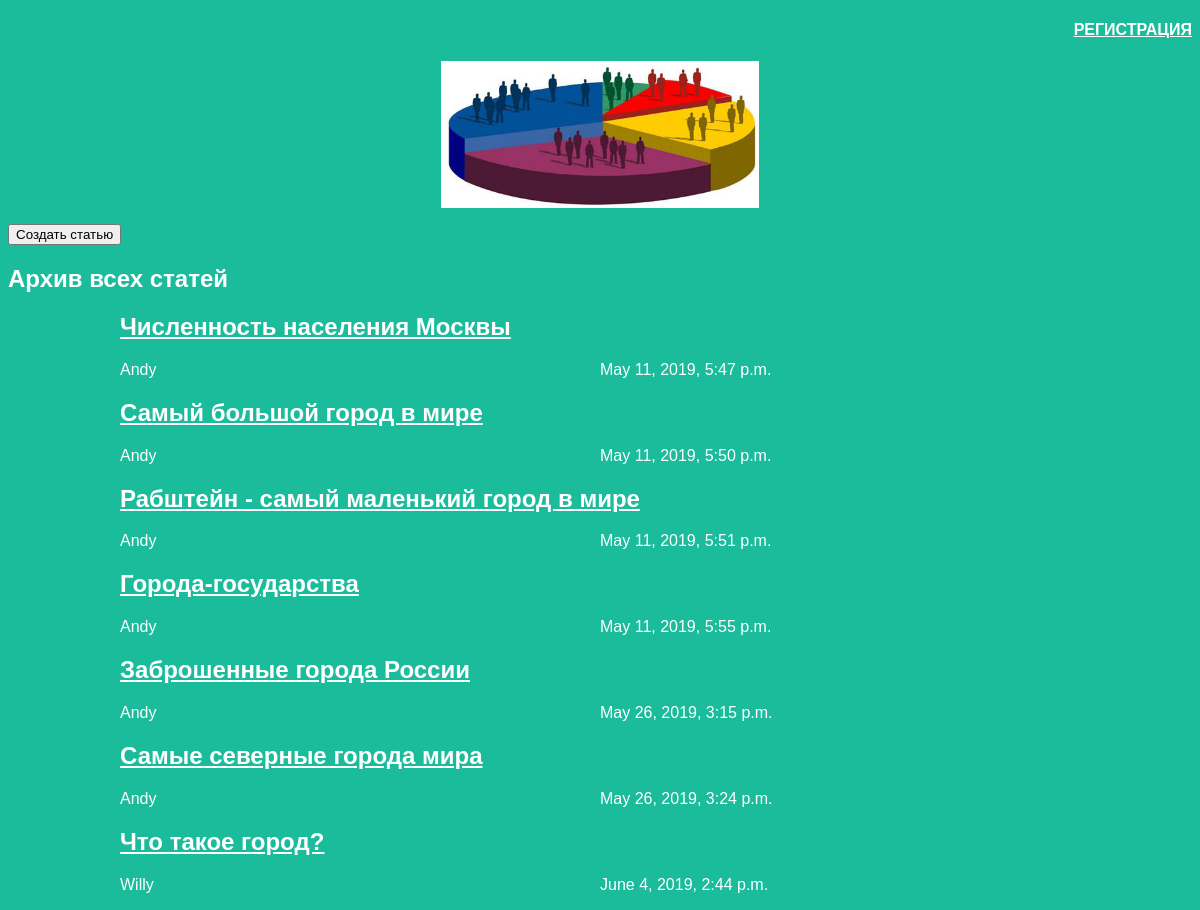
The app's page /articles/ with its own data.
### articles/models.py (models this page shows, shortened)
class Article(models.Model):
    author = models.ForeignKey(User, on_delete=models.CASCADE)
    title = models.CharField(max_length=200)
    text = models.TextField()
    created_date = models.DateTimeField(default=timezone.now)

### articles/views.py (the view)
# urls.py: path('articles/', views.archive, name='archive'),
def archive(request):
    return render(request, 'index.html', {"posts":Article.objects.all()})

### articles/templates/index.html (shortened to what this page needs)
<!DOCTYPE html>
<html lang="en">
    <head>
        {% load static %}
        <link rel="stylesheet" href="{% static 'css/article.css' %}">
    </head>
    <body>
        <div class="header">
            <h4 align="right">
                <a href="{% url 'registration' %}">РЕГИСТРАЦИЯ</a>
            </h4>
            <img src="{% static "images/people.png" %}">
            <input type="button" value="Создать статью" onClick='location.href="http://127.0.0.1:8000/article/new/"'>
            <h2>Архив всех статей</h2>
        </div>
        <div class="archive">
        {% for post in posts %}
            <div class="one-post">
                <h2 class="post-title">
                    <a href="/article/{{ post.id }}">{{ post.title }}</a>
                </h2>
                    <div class="article-info">
                    <div class="article-author">{{ post.author.username }}</div>
                    <div class="article-createddate">{{ post.created_date }}</div>
                </div>
            </div>
        {% endfor %}
        </div>
    </body>
</html>

### articles/static/css/article.css (style rules this page uses)
body { background: #1abc9c; font-family: Tahoma, Arial, sans-serif; color: #ffffff; }
.header img { display: block; width: 318px; margin-left: auto; margin-right: auto; }
h4 a { font-family: Arial; color: #ffffff; }
.archive { width: 960px; margin-left: auto; margin-right: auto; }
.post-title a { font-family: Arial; color: #ffffff; }
.article-author { width: 50%; float: left; }

### records on screen
Article: title "Численность населения Москвы", author.username "Andy", created_date "May 11, 2019, 5:47 p.m."
Article: title "Самый большой город в мире", author.username "Andy", created_date "May 11, 2019, 5:50 p.m."
Article: title "Рабштейн - самый маленький город в мире", author.username "Andy", created_date "May 11, 2019, 5:51 p.m."
Article: title "Города-государства", author.username "Andy", created_date "May 11, 2019, 5:55 p.m."
Article: title "Заброшенные города России", author.username "Andy", created_date "May 26, 2019, 3:15 p.m."
Article: title "Самые северные города мира", author.username "Andy", created_date "May 26, 2019, 3:24 p.m."
Article: title "Что такое город?", author.username "Willy", created_date "June 4, 2019, 2:44 p.m."
